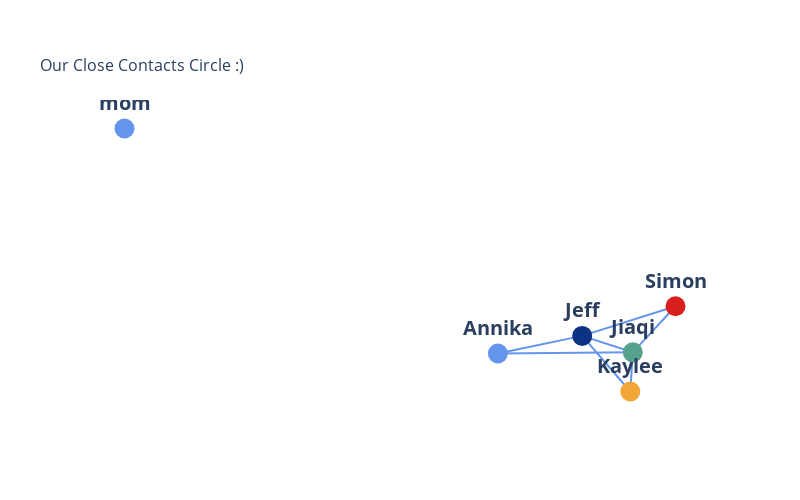

Notebook source saved alongside this figure:
### Code cell
fig = go.Figure(layout = layout)

for trace in edge_trace:
    fig.add_trace(trace)

fig.add_trace(node_trace)

fig.update_layout(showlegend = False)

img = fig.show()

### Figure 1 — Plotly figure (JSON) as saved in the notebook; plotly's stock layout.template omitted (floating-point values rounded to 4 significant figures)
{"data": [{"line": {"color": "cornflowerblue"}, "mode": "lines", "type": "scatter", "x": [0.1373, 0.2564, null], "y": [-0.1342, -0.2241, null]}, {"line": {"color": "cornflowerblue"}, "mode": "lines", "type": "scatter", "x": [0.1373, 0.3568, null], "y": [-0.1342, 0.02753, null]}, {"line": {"color": "cornflowerblue"}, "mode": "lines", "type": "scatter", "x": [0.1373, -0.0611, null], "y": [-0.1342, -0.2308, null]}, {"line": {"color": "cornflowerblue"}, "mode": "lines", "type": "scatter", "x": [0.1373, 0.2505, null], "y": [-0.1342, -0.4384, null]}, {"line": {"color": "cornflowerblue"}, "mode": "lines", "type": "scatter", "x": [0.2564, 0.2505, null], "y": [-0.2241, -0.4384, null]}, {"line": {"color": "cornflowerblue"}, "mode": "lines", "type": "scatter", "x": [0.2564, -0.0611, null], "y": [-0.2241, -0.2308, null]}, {"line": {"color": "cornflowerblue"}, "mode": "lines", "type": "scatter", "x": [0.2564, 0.3568, null], "y": [-0.2241, 0.02753, null]}, {"hoverinfo": "none", "marker": {"color": [1, 2, 3, 4, "cornflowerblue", "cornflowerblue", "cornflowerblue", "cornflowerblue", "cornflowerblue", "cornflowerblue"], "colorscale": [[0, "rgb(12,51,131)"], [0.25, "rgb(10,136,186)"], [0.5, "rgb(242,211,56)"], [0.75, "rgb(242,143,56)"], [1, "rgb(217,30,30)"]], "showscale": false, "size": 20}, "mode": "markers+text", "text": ["<b>Jeff</b>", "<b>Jiaqi</b>", "<b>Kaylee</b>", "<b>Simon</b>", "<b>Annika</b>", "<b>mom</b>"], "textfont": {"size": 20}, "textposition": "top center", "type": "scatter", "x": [0.1373, 0.2564, 0.2505, 0.3568, -0.0611, -0.9398], "y": [-0.1342, -0.2241, -0.4384, 0.02753, -0.2308, 1]}], "layout": {"height": 500, "paper_bgcolor": "rgba(0,0,0,0)", "plot_bgcolor": "rgba(0,0,0,0)", "showlegend": false, "title": {"font": {"size": 16}, "text": "<br>Our Close Contacts Circle :)</br>"}, "width": 800, "xaxis": {"showgrid": false, "showticklabels": false, "zeroline": false}, "yaxis": {"showgrid": false, "showticklabels": false, "zeroline": false}}}
